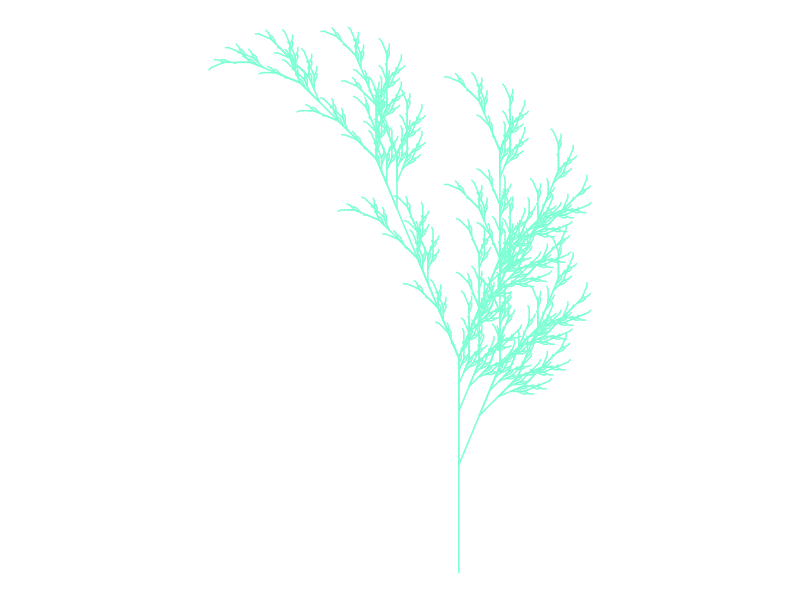

Source code (R):
# Title Fall color
# Credit: https://fronkonstin.com

# Install packages

install.packages("gsubfn")
install.packages("tidyverse")
library(gsubfn)
library(tidyverse)

# Define elements in plant art
# Each image corresponds to a different axiom, rules, angle and depth

# Leaf of Fall

axiom="X"
rules=list("X"="F-[[X]+X]+F[+FX]-X", "F"="FF")
angle=22.5
depth=6


for (i in 1:depth) axiom=gsubfn(".", rules, axiom)

actions=str_extract_all(axiom, "\\d*\\+|\\d*\\-|F|L|R|\\[|\\]|\\|") %>% unlist

status=data.frame(x=numeric(0), y=numeric(0), alfa=numeric(0))
points=data.frame(x1 = 0, y1 = 0, x2 = NA, y2 = NA, alfa=90, depth=1)


# Generating data
# Note: may take a minute or two

for (action in actions)
{
  if (action=="F")
  {
    x=points[1, "x1"]+cos(points[1, "alfa"]*(pi/180))
    y=points[1, "y1"]+sin(points[1, "alfa"]*(pi/180))
    points[1,"x2"]=x
    points[1,"y2"]=y
    data.frame(x1 = x, y1 = y, x2 = NA, y2 = NA,
               alfa=points[1, "alfa"],
               depth=points[1,"depth"]) %>% rbind(points)->points
  }
  if (action %in% c("+", "-")){
    alfa=points[1, "alfa"]
    points[1, "alfa"]=eval(parse(text=paste0("alfa",action, angle)))
  }
  if(action=="["){
    data.frame(x=points[1, "x1"], y=points[1, "y1"], alfa=points[1, "alfa"]) %>%
      rbind(status) -> status
    points[1, "depth"]=points[1, "depth"]+1
  }
  
  if(action=="]"){
    depth=points[1, "depth"]
    points[-1,]->points
    data.frame(x1=status[1, "x"], y1=status[1, "y"], x2=NA, y2=NA,
               alfa=status[1, "alfa"],
               depth=depth-1) %>%
      rbind(points) -> points
    status[-1,]->status
  }
}

ggplot() +
  geom_segment(aes(x = x1, y = y1, xend = x2, yend = y2),
               lineend = "round",
               color="aquamarine", # Set your own Fall color?
               data=na.omit(points)) +
  coord_fixed(ratio = 1) +
  theme_void() # No grid nor axes
